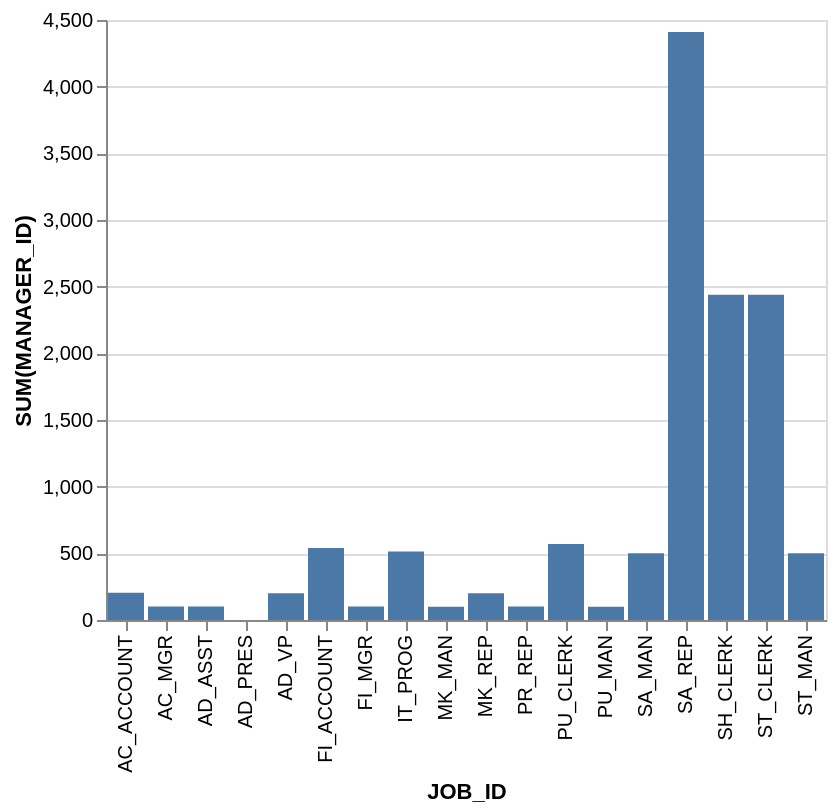

Vega-Lite specification stored for this chart:
### Vega-Lite specification from a JSON file in a GitHub repository (floating-point values rounded to 4 significant figures)
{"data": {"values": [{"x_data": "AC_ACCOUNT", "y_data": 205}, {"x_data": "AC_MGR", "y_data": 101}, {"x_data": "AD_ASST", "y_data": 101}, {"x_data": "AD_PRES", "y_data": 0}, {"x_data": "AD_VP", "y_data": 200}, {"x_data": "FI_ACCOUNT", "y_data": 540}, {"x_data": "FI_MGR", "y_data": 101}, {"x_data": "IT_PROG", "y_data": 514}, {"x_data": "MK_MAN", "y_data": 100}, {"x_data": "MK_REP", "y_data": 201}, {"x_data": "PR_REP", "y_data": 101}, {"x_data": "PU_CLERK", "y_data": 570}, {"x_data": "PU_MAN", "y_data": 100}, {"x_data": "SA_MAN", "y_data": 500}, {"x_data": "SA_REP", "y_data": 4410}, {"x_data": "SH_CLERK", "y_data": 2440}, {"x_data": "ST_CLERK", "y_data": 2440}, {"x_data": "ST_MAN", "y_data": 500}]}, "mark": "bar", "encoding": {"x": {"field": "x_data", "type": "nominal", "title": "JOB_ID", "sort": "ascending"}, "y": {"field": "y_data", "type": "quantitative", "title": "SUM(MANAGER_ID)"}}}
